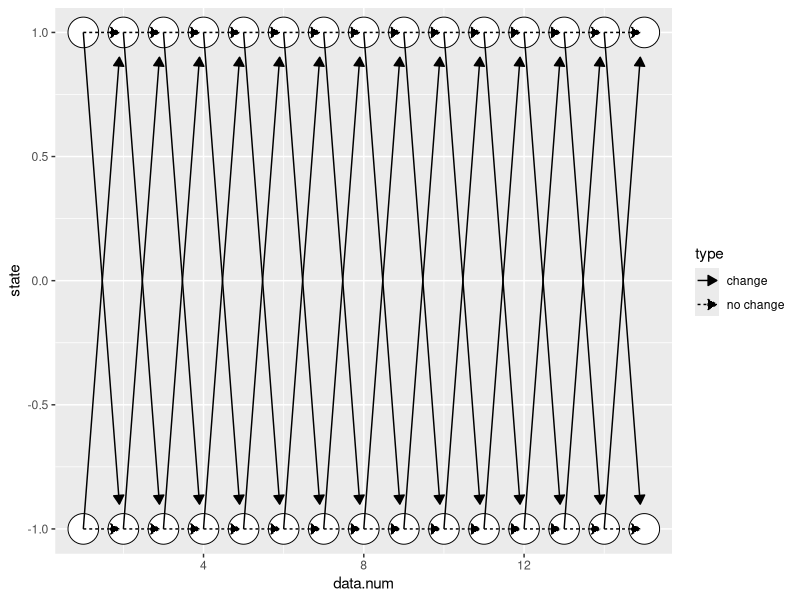

Generate this figure with R:
node.dt <- data.table::CJ(state=c(-1,1), data.num=1:15)
node.dt[, next.num := data.num+1]
edge.dt <- node.dt[node.dt, on=.(next.num=data.num), nomatch=0L]
edge.dt[, type := ifelse(i.state==state, "no change", "change")]
library(ggplot2)
gg <- ggplot()+
  geom_point(aes(
    data.num, state),
    shape=21,
    size=10,
    data=node.dt,
    fill="white",
    color="black")+
  geom_segment(aes(
    data.num, state,
    linetype=type,
    xend=next.num-0.1, yend=i.state+ifelse(i.state!=state, -i.state*0.1, 0)),
    arrow=grid::arrow(length=unit(0.1, "in"), type="closed"),
    data=edge.dt)
png("figure-computation-graph.png", width=10, height=2, units="in", res=200)
print(gg)
dev.off()
